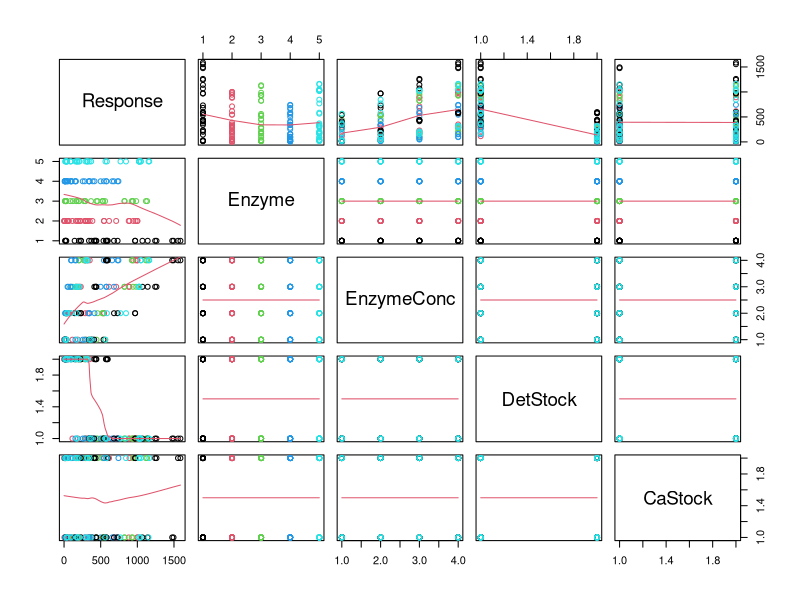
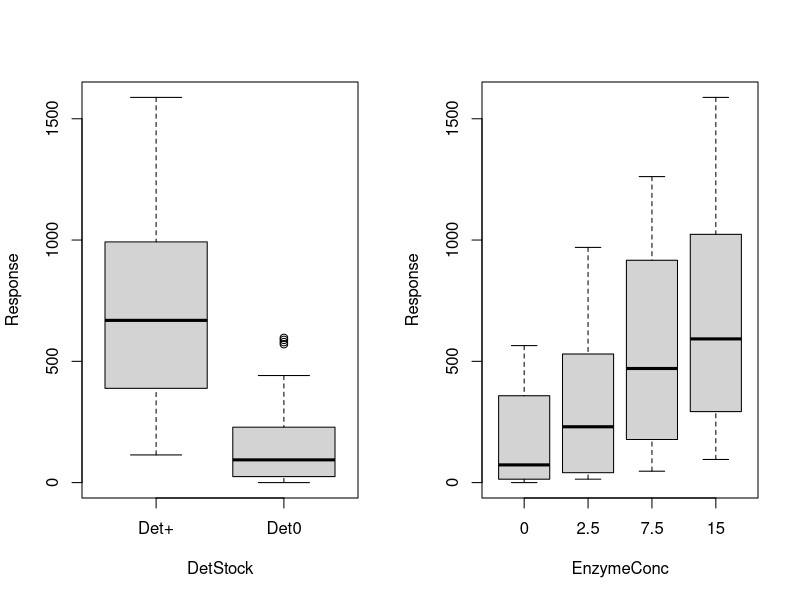
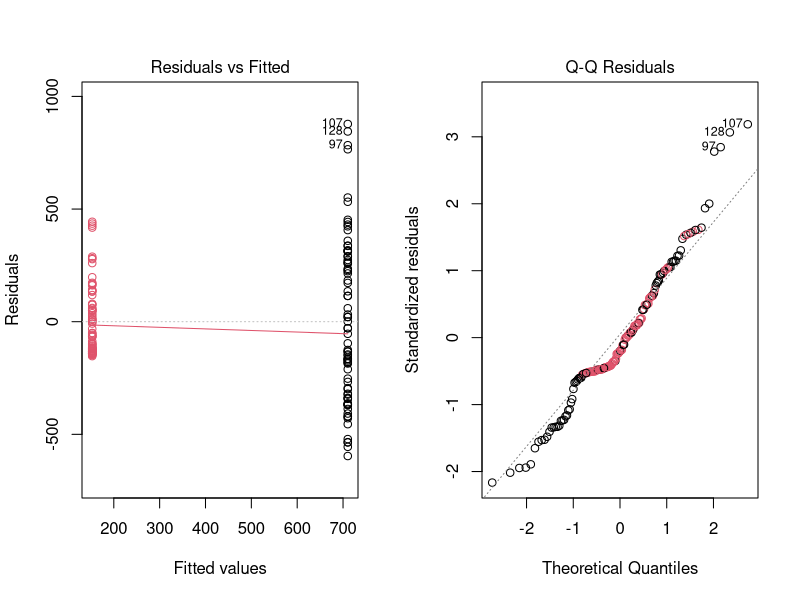

Write the R code that produced these figures, in order.
# HI FRIENDS! 

#################### START: INITIAL INSPECTION OF DATA ########################

#Load data as SPRdata:
SPRdata <- read.csv("SPR.txt", header = TRUE, sep = "\t", dec = ".")
#Get rid of cycle and date - IS THIS CORRECT, I DONT KNOW????
SPRdata <- subset(SPRdata, select = c("Response", "Enzyme", "EnzymeConc", "DetStock", "CaStock"))
#Factor the relevant variables:
SPRdata$Enzyme <- as.factor(SPRdata$Enzyme)
SPRdata$EnzymeConc <- as.factor(SPRdata$EnzymeConc)
SPRdata$DetStock <- as.factor(SPRdata$DetStock)
SPRdata$CaStock <- as.factor(SPRdata$CaStock)
#Inspect data:
str(SPRdata)
summary(SPRdata)
pairs(SPRdata, panel = panel.smooth, col = SPRdata$Enzyme)
#Inspecting "Hardness detergent" and "Enzyme concentration" with boxplots:
par(mfrow = c(1,2))
boxplot(Response ~ DetStock, SPRdata, ylab = "Response")
boxplot(Response ~ EnzymeConc, SPRdata, ylab = "Response")
###### Higher response values to be expected in the Det+ experiments and high enzyme concentrations
###### as they have higher means. An ANOVA test should be able to test wether the means are significantly
###### different from each other.

#################### END: INITIAL INSPECTION OF DATA ##########################


#################### START: FIRST ANALYSIS OF POINT 1 IN CASE #################
# How does hardness detergent influence the catalytic activity
# Perform one-way Anova:
lm1 <- lm(Response ~ DetStock, SPRdata)
anova(lm1)
# Check model assumptions
par(mfrow = c(1,2))
plot(lm1, col = SPRdata$DetStock, which = 1:2)
# Interpret lm1
summary(lm1)

#################### END: FIRST ANALYSIS OF POINT 1 IN CASE #################